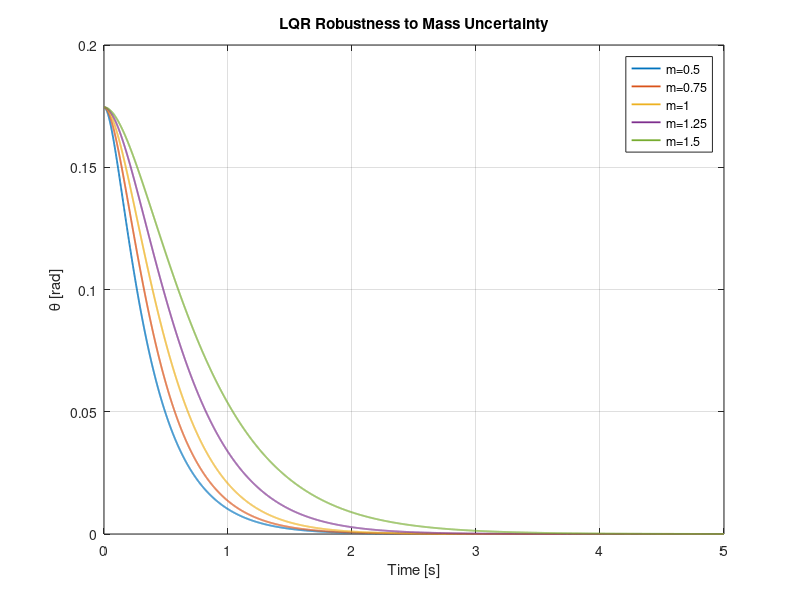

Source code (MATLAB):
%% MODEL UNCERTAINTY ANALYSIS

clear;
clc;
close all;

%% Nominal model

m_nom = 1;
l_nom = 1;
b_nom = 0.2;
g = 9.81;

A_nom = [0 1;
         g/l_nom -b_nom/(m_nom*l_nom^2)];

B_nom = [0;
         1/(m_nom*l_nom^2)];

%% LQR designed for nominal model

Q = diag([100 10]);
R = 1;

K = lqr(A_nom,B_nom,Q,R);

%% Actual plant variations

mass_values = [0.5 0.75 1 1.25 1.5];

x0 = [10*pi/180;0];

dt = 0.001;
t = 0:dt:5;

figure;

for k = 1:length(mass_values)

    m = mass_values(k);

    A = [0 1;
         g/l_nom -b_nom/(m*l_nom^2)];

    B = [0;
         1/(m*l_nom^2)];

    x = zeros(2,length(t));

    x(:,1) = x0;

    for i = 1:length(t)-1

        u = -K*x(:,i);

        xdot = A*x(:,i)+B*u;

        x(:,i+1) = x(:,i)+dt*xdot;

    end

    plot(t,x(1,:),'LineWidth',1.3);
    hold on;

end

grid on;

xlabel('Time [s]');
ylabel('\theta [rad]');

legend( ...
    'm=0.5',...
    'm=0.75',...
    'm=1',...
    'm=1.25',...
    'm=1.5');

title('LQR Robustness to Mass Uncertainty');
